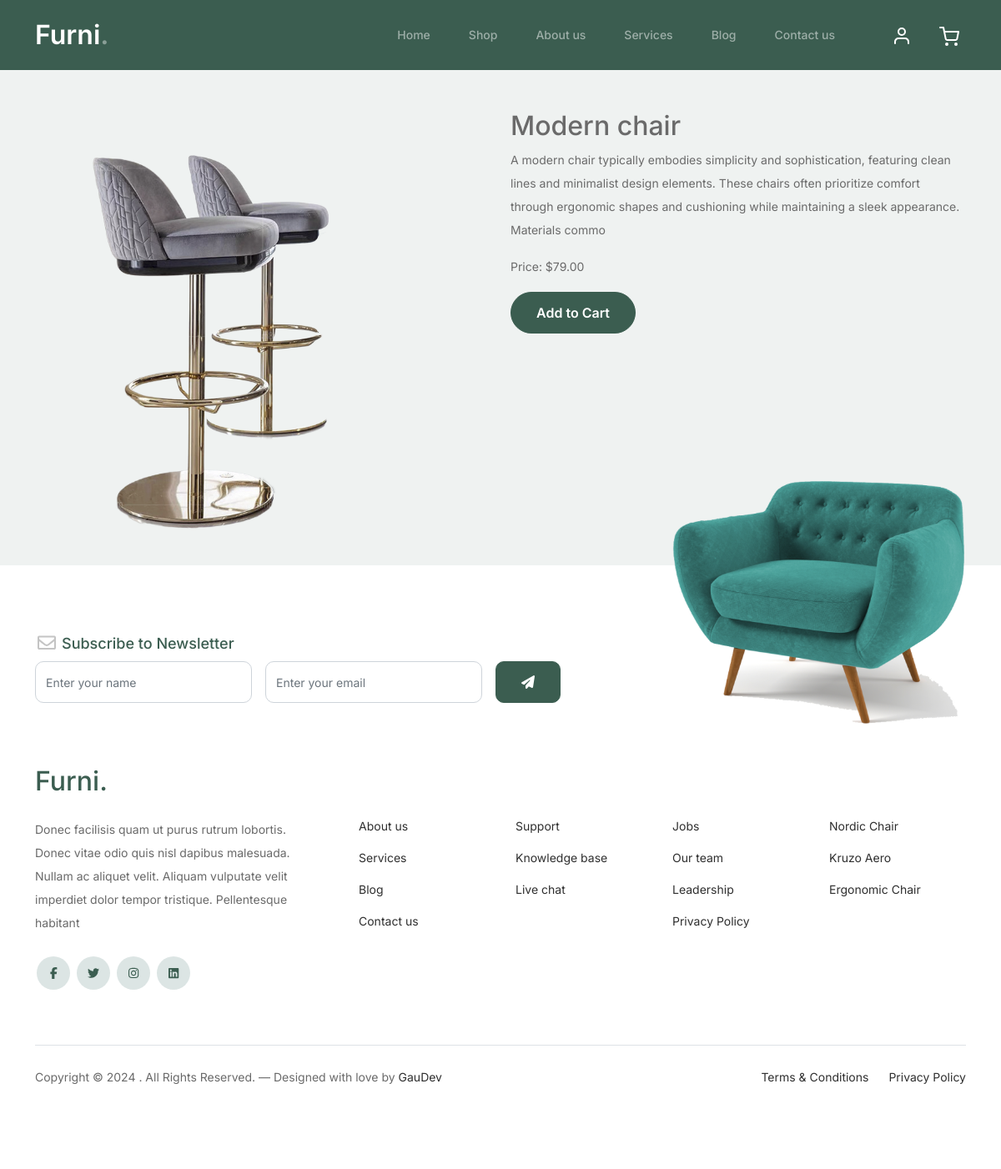
The page /detail/4 on the database its author committed.
### store/models.py (models this page shows, shortened)
class Product(models.Model):
    name = models.CharField(max_length=100)
    description = models.CharField(max_length=250, default='', blank=True)
    price = models.DecimalField(default=0,max_digits=9, decimal_places=2)
    category = models.ForeignKey(Category, on_delete=models.CASCADE, default=1)
    image = models.ImageField(upload_to='uploads/product/')
    is_sale = models.BooleanField(default=False)
    sale_price = models.DecimalField(default=0, decimal_places=2, max_digits=6)

### store/views.py (the view)
# urls.py: path('detail/<int:pk>', views.detail, name="detail"),
def detail(request, pk):
    product = Product.objects.get(id = pk)
    return render(request, 'detail.html', {'product': product})

### cart/context_processors.py (called while the page is built)
def cart(request):
    return {'cart': Cart(request)}

### store/templates/detail.html (shortened to what this page needs)
{% extends "base.html" %} {% load static %} {% block content %}
<div class="container mt-5">
  <div class="row">
    <div class="col-lg-6">
      <img src="{{ product.image.url }}" alt="Product Image" class="img-fluid" />
    </div>
    <div class="col-lg-6">
      {% if product.is_sale %}
      <h2>{{ product.name }}</h2>
      <p>{{ product.description }}</p>
      <p>Price: $<strike>{{ product.price }}</strike></p>
      <p>Sale: ${{ product.sale_price }}</p>
      {% else %}
      <h2>{{ product.name }}</h2>
      <p>{{ product.description }}</p>
      <p>Price: ${{ product.price }}</p>
      {% endif %}
      <button class="btn btn-primary" type="button" id="add-cart" value="{{ product.id }}">Add to Cart</button>
    </div>
  </div>
</div>
{% endblock content %}

### static/css/style.css (style rules this page uses)
body { overflow-x: hidden; position: relative; }
html { scroll-behavior: smooth; }
body { font-family: "Inter", sans-serif; font-weight: 400; line-height: 28px; color: #6a6a6a; font-size: 14px; background-color: #eff2f1; }
.btn { font-weight: 600; padding: 12px 30px; border-radius: 30px; color: #ffffff; background: #2f2f2f; border-color: #2f2f2f; }
.btn.btn-primary { background: #3b5d50; border-color: #3b5d50; }

### store/templates/base.html (style rules this page uses)
html { scroll-behavior: smooth; }

### rows shown on the page
Product: image (picture), name "Modern chair", description "A modern chair typically embodies simplicity and sophistication, featuring clean lines and minimalist design elements. These chairs often prioritize comfort through ergonomic shapes and cushioning while maintaining a sleek appearance. Materials commo", price "79.00"
